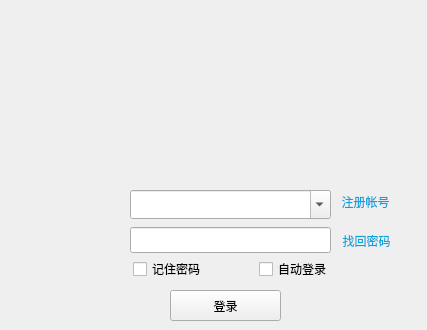
<?xml version="1.0" encoding="UTF-8"?>
<ui version="4.0">
 <class>Login</class>
 <widget class="QWidget" name="Login">
  <property name="geometry">
   <rect>
    <x>0</x>
    <y>0</y>
    <width>427</width>
    <height>330</height>
   </rect>
  </property>
  <property name="minimumSize">
   <size>
    <width>427</width>
    <height>330</height>
   </size>
  </property>
  <property name="maximumSize">
   <size>
    <width>427</width>
    <height>330</height>
   </size>
  </property>
  <property name="windowTitle">
   <string>Login</string>
  </property>
  <property name="autoFillBackground">
   <bool>true</bool>
  </property>
  <widget class="QPushButton" name="btn_regist">
   <property name="geometry">
    <rect>
     <x>320</x>
     <y>190</y>
     <width>91</width>
     <height>23</height>
    </rect>
   </property>
   <property name="font">
    <font>
     <pointsize>9</pointsize>
    </font>
   </property>
   <property name="styleSheet">
    <string notr="true">color: rgb(11, 163, 219);</string>
   </property>
   <property name="text">
    <string>注册帐号</string>
   </property>
   <property name="flat">
    <bool>true</bool>
   </property>
  </widget>
  <widget class="QLineEdit" name="lineEdit_passwd">
   <property name="geometry">
    <rect>
     <x>130</x>
     <y>227</y>
     <width>201</width>
     <height>26</height>
    </rect>
   </property>
   <property name="minimumSize">
    <size>
     <width>170</width>
     <height>22</height>
    </size>
   </property>
   <property name="font">
    <font>
     <pointsize>12</pointsize>
    </font>
   </property>
   <property name="styleSheet">
    <string notr="true"/>
   </property>
  </widget>
  <widget class="QPushButton" name="btn_edit_pwd">
   <property name="geometry">
    <rect>
     <x>321</x>
     <y>229</y>
     <width>91</width>
     <height>23</height>
    </rect>
   </property>
   <property name="font">
    <font>
     <pointsize>9</pointsize>
    </font>
   </property>
   <property name="styleSheet">
    <string notr="true">color: rgb(11, 163, 219);</string>
   </property>
   <property name="text">
    <string>找回密码</string>
   </property>
   <property name="flat">
    <bool>true</bool>
   </property>
  </widget>
  <widget class="QComboBox" name="cBox_account">
   <property name="geometry">
    <rect>
     <x>130</x>
     <y>190</y>
     <width>201</width>
     <height>29</height>
    </rect>
   </property>
   <property name="font">
    <font>
     <pointsize>12</pointsize>
    </font>
   </property>
   <property name="editable">
    <bool>true</bool>
   </property>
  </widget>
  <widget class="QLabel" name="label_top_img">
   <property name="geometry">
    <rect>
     <x>0</x>
     <y>0</y>
     <width>427</width>
     <height>185</height>
    </rect>
   </property>
   <property name="text">
    <string/>
   </property>
  </widget>
  <widget class="QLabel" name="label_user_img">
   <property name="geometry">
    <rect>
     <x>30</x>
     <y>195</y>
     <width>80</width>
     <height>80</height>
    </rect>
   </property>
   <property name="text">
    <string/>
   </property>
  </widget>
  <widget class="QPushButton" name="btn_login">
   <property name="geometry">
    <rect>
     <x>170</x>
     <y>290</y>
     <width>111</width>
     <height>31</height>
    </rect>
   </property>
   <property name="text">
    <string>登录</string>
   </property>
  </widget>
  <widget class="QCheckBox" name="checkBox_autoLogin">
   <property name="geometry">
    <rect>
     <x>259</x>
     <y>261</y>
     <width>16</width>
     <height>16</height>
    </rect>
   </property>
   <property name="text">
    <string/>
   </property>
  </widget>
  <widget class="QLabel" name="label_2">
   <property name="geometry">
    <rect>
     <x>278</x>
     <y>261</y>
     <width>75</width>
     <height>16</height>
    </rect>
   </property>
   <property name="text">
    <string>自动登录</string>
   </property>
  </widget>
  <widget class="QCheckBox" name="checkBox_rPasswd">
   <property name="geometry">
    <rect>
     <x>133</x>
     <y>261</y>
     <width>16</width>
     <height>16</height>
    </rect>
   </property>
   <property name="text">
    <string/>
   </property>
  </widget>
  <widget class="QLabel" name="label">
   <property name="geometry">
    <rect>
     <x>152</x>
     <y>261</y>
     <width>75</width>
     <height>16</height>
    </rect>
   </property>
   <property name="text">
    <string>记住密码</string>
   </property>
  </widget>
 </widget>
 <layoutdefault spacing="6" margin="11"/>
 <resources/>
 <connections/>
</ui>
